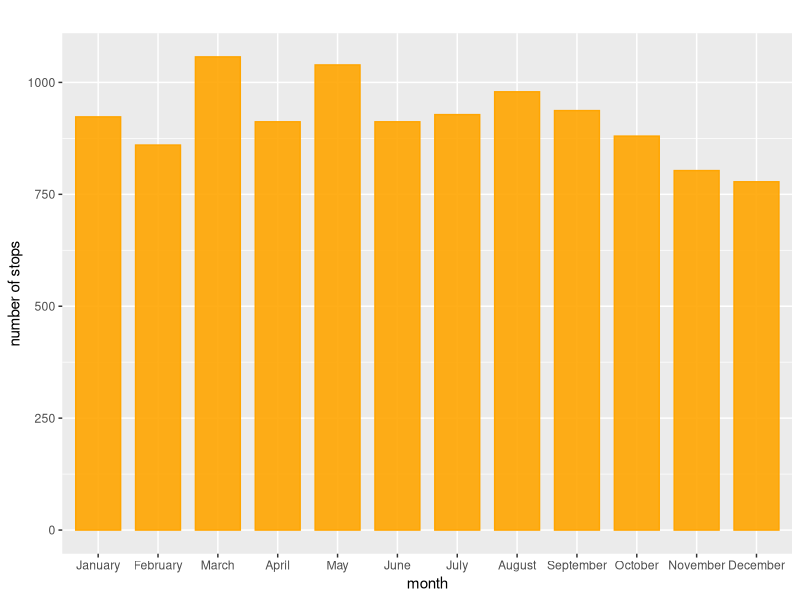
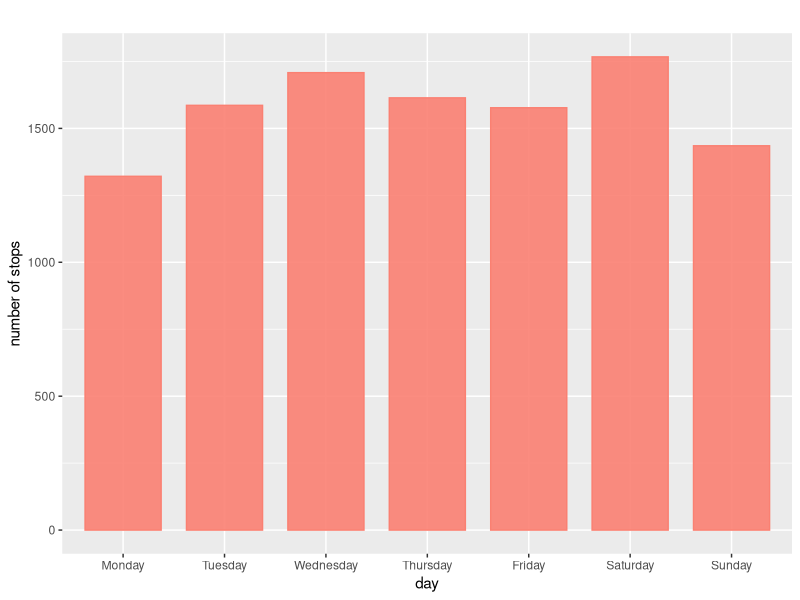

Reproduce these figures in R, in order. (Note: this script raises an error after producing the figures.)
## ---- chunk 1
NYPD <- read.csv("Data/2018_sqf_database-abbr.csv")
install.packages("tidyverse")
library(tidyverse)
library(ggplot2)
## ---- chunk 2
# the number of stops in each month in the year 2018
# MONTH2: categorical variable
reorder_month <- c("January","February","March","April","May","June","July","August","September","October","November","December")
NYPD$MONTH2 = factor(NYPD$MONTH2,levels=reorder_month)
ggplot(NYPD, aes(MONTH2)) + geom_bar(alpha=0.90, colour="orange", fill="orange",width=0.75) + labs(title="", y="number of stops", x="month")
## ---- chunk 3
# DAY2: Day when ppl are stopped

reorder_day <- c("Monday","Tuesday","Wednesday","Thursday","Friday","Saturday","Sunday")
NYPD$DAY2 = factor(NYPD$DAY2,levels=reorder_day)
ggplot(NYPD, aes(DAY2)) + geom_bar(alpha=0.90, colour="salmon", fill="salmon",width=0.75) + labs(title="", y="number of stops", x="day")
## ---- chunk 4
# Visualize: Stop Frisk Time: Time when ppl are stopped （清晨、深夜）
## ---- chunk 5
# male vs female: dataframe
## ---- chunk 6
# Observed duration minutes.
## ---- chunk 7
outliers(NYPD$BSERVED_DURATION_MINUTES)

length(NYPD[NYPD$OBSERVED_DURATION_MINUTES>20,"OBSERVED_DURATION_MINUTES"])
mean(NYPD$OBSERVED_DURATION_MINUTES)
ggplot(NYPD, aes(OBSERVED_DURATION_MINUTES)) + geom_histogram(colour = "blue", fill = "white")
ggplot(NYPD, aes(STOP_DURATION_MINUTES)) + geom_histogram(binwidth = 0.10, colour = "blue", fill = "white", bins = 15)
## ---- chunk 8
# SUSPECTED_CRIME_DESCRIPTION
## ---- chunk 9
# FRISKED_FLAG into dataframe
## ---- chunk 10
# SEARCHED_FLAG into dataframe
## ---- chunk 11
# OFFICER_IN_UNIFORM_FLAG
## ---- chunk 12
# SUSPECT_ARRESTED_FLAG 比对
## ---- chunk 13
# function1: variable X VS observe duration minutes (boxplots && scatterpoots)
observe_time_relation <- function(m){
  if(class(m) == "character"){
  ggplot(NYPD, aes(x = m, y = OBSERVED_DURATION_MINUTES)) + geom_boxplot(outlier.shape = NA) + coord_cartesian(ylim=c(0, 2.5))
}
else{
  ggplot(NYPD, aes(m, OBSERVED_DURATION_MINUTES)) + geom_point(outlier.shape = NA)
}
}


# function2: variable X VS stop duration minutes (boxplots && scatterpoots)
stop_time_relation <- function(n){
  if(class(n) == "character"){
  ggplot(NYPD, aes(x = n, y = STOP_DURATION_MINUTES)) + geom_boxplot(outlier.shape = NA) + coord_cartesian(ylim=c(0, 20))
}
else{
  ggplot(NYPD, aes(n, STOP_DURATION_MINUTES)) + geom_point()
}
}

observe_time_relation(NYPD$SUSPECT_SEX)

## ---- chunk 14
# SUSPECT_REPORTED_AGE
# HOW TO REMOVE 0s??
class(NYPD$SUSPECT_REPORTED_AGE)
ggplot(NYPD,aes(SUSPECT_REPORTED_AGE)) + geom_histogram(colour = "orange3", fill = "orange3",alpha=0.8) + labs(title="", y="count", x="suspect reported age")

## ---- chunk 15
# SUSPECT_SEX
class(NYPD$SUSPECT_SEX)
ggplot(NYPD, aes(SUSPECT_SEX)) + geom_bar(alpha=0.90, colour="salmon", fill="salmon",width=0.75) + labs(title="", y="count", x="suspect sex")
## ---- chunk 16
# SUSPECT_RACE_DESCRIPTION
class(NYPD$SUSPECT_RACE_DESCRIPTION)
ggplot(NYPD, aes(SUSPECT_RACE_DESCRIPTION)) + geom_bar(alpha=0.90, colour="salmon", fill="salmon",width=0.5) + labs(title="", y="count", x="suspect race description") + theme(axis.text.x=element_text(size=4.1))
## ---- chunk 17
# SUSPECT_HEIGHT 
# we remove NAs here
class(NYPD$SUSPECT_HEIGHT)
max(NYPD$SUSPECT_HEIGHT,na.rm=TRUE)
NYPD$SUSPECT_HEIGHT <- as.numeric(NYPD$SUSPECT_HEIGHT)
ggplot(NYPD,aes(SUSPECT_HEIGHT),na.rm=TRUE) + geom_histogram(colour = "orange3", fill = "orange3",alpha=0.8) + labs(title="", y="count", x="suspect height")


ggplot(NYPD, aes(SUSPECT_HEIGHT, OBSERVED_DURATION_MINUTES)) + geom_point(outlier.shape = NA) + coord_cartesian(ylim=c(0, 500))
## ---- chunk 18
# SUSPECT_WEIGHT
# we remove NAs here
class(NYPD$SUSPECT_WEIGHT)
max(NYPD$SUSPECT_WEIGHT,na.rm=TRUE)
NYPD$SUSPECT_WEIGHT <- as.numeric(NYPD$SUSPECT_WEIGHT)
ggplot(NYPD,aes(SUSPECT_WEIGHT),na.rm=TRUE) + geom_histogram(colour = "orange3", fill = "orange3",alpha=0.8) + labs(title="", y="count", x="suspect weight")
## ---- chunk 19
# SUSPECT_BODY_BUILD_TYPE
class(NYPD$SUSPECT_BODY_BUILD_TYPE)
ggplot(NYPD, aes(SUSPECT_BODY_BUILD_TYPE)) + geom_bar(alpha=0.90, colour="tomato", fill="tomato",width=0.5) + labs(title="", y="count", x="suspect body build type")
## ---- chunk 20
# SUSPECT_EYE_COLOR
unique(NYPD$SUSPECT_EYE_COLOR)
ggplot(NYPD, aes(SUSPECT_EYE_COLOR)) + geom_bar(alpha=0.90, colour="tomato", fill="tomato",width=0.5) + labs(title="", y="count", x="suspect eye color")
## ---- chunk 21
# SUSPECT_HAIR_COLOR
unique(NYPD$SUSPECT_HAIR_COLOR)
ggplot(NYPD, aes(SUSPECT_HAIR_COLOR)) + geom_bar(alpha=0.90, colour="tomato", fill="tomato",width=0.5) + labs(title="", y="count", x="suspect hair color")
## ---- chunk 22
# STOP_LOCATION_BORO_NAME
table(NYPD$STOP_LOCATION_BORO_NAME)
ggplot(NYPD, aes(STOP_LOCATION_BORO_NAME)) + geom_bar(alpha=0.90, colour="orange3", fill="orange3",width=0.5) + labs(title="", y="count", x="stop borough")


# To verify function1 and function2 //
# Borough VS Stop Time
mean(NYPD$STOP_DURATION_MINUTES)
median(NYPD$STOP_DURATION_MINUTES)
ggplot(NYPD, aes(x = STOP_LOCATION_BORO_NAME, y = STOP_DURATION_MINUTES)) + geom_boxplot(outlier.shape = NA) + coord_cartesian(ylim=c(0, 20))

# Borough VS Observe Time
mean(NYPD$OBSERVED_DURATION_MINUTES)
median(NYPD$OBSERVED_DURATION_MINUTES)
ggplot(NYPD, aes(x = STOP_LOCATION_BORO_NAME, y = OBSERVED_DURATION_MINUTES)) + geom_boxplot(outlier.shape = NA) + coord_cartesian(ylim=c(0, 2.5))
